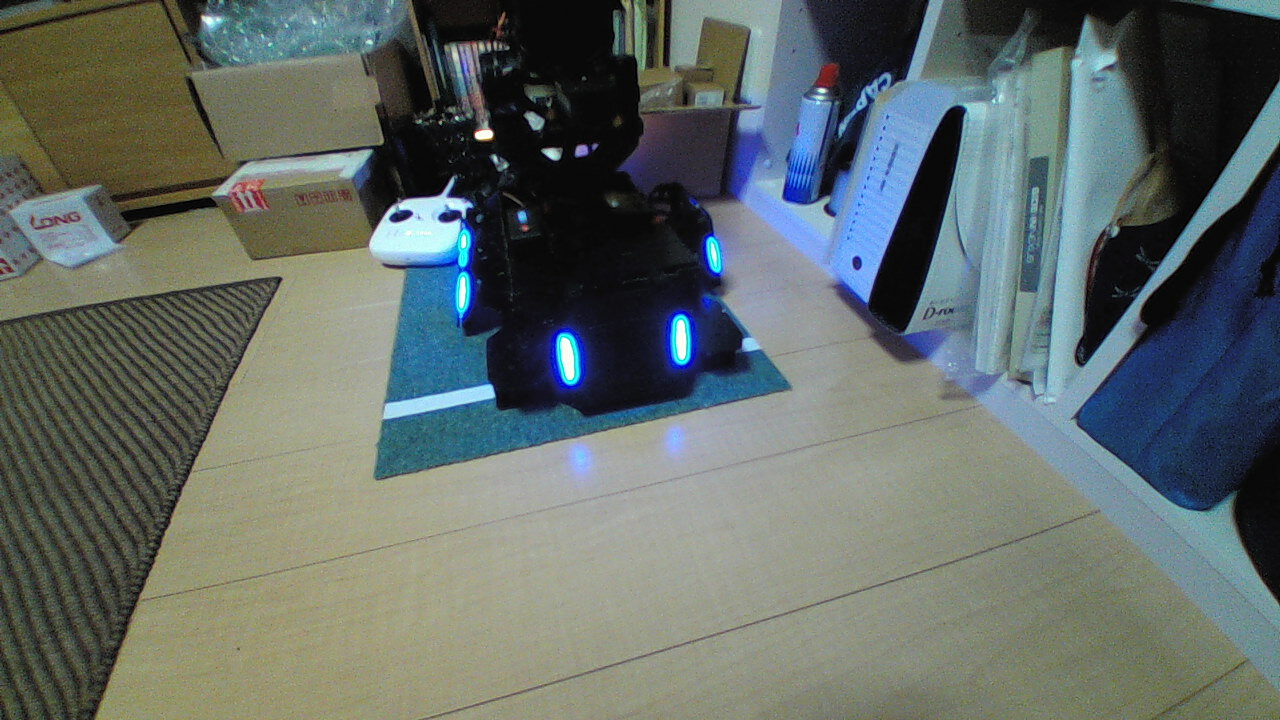
//> input picture CVチェック/input/2019-10-27-211134.jpg, 1280 x 720 px
$ ./Lockon   (built with g++ and OpenCV 4)
//> lines starting //> are read from the running program, lines starting //| are printed output that depends on the picture; after the words box and inside, x2 and y2 are one past the last pixel; in counts of white or black regions, pixels touching at a corner belong together


#include <iostream>
#include <stdio.h>
#include <time.h>

#include <opencv2\opencv.hpp>

#define POINT_DIST(p1,p2) std::sqrt((p1.x-p2.x)*(p1.x-p2.x) + (p1.y-p2.y)*(p1.y-p2.y))

/*  OpenCVの名前空間を使用する  */
using namespace cv;
using namespace std;

// 共通変数
static int NumOfImg; // z方向の画像枚数
static int ImgX;
static int ImgY;
static char file_name[256];
static int base_mode = 0;//機体条件
static int min_light = 30;//最小ライトバーの長さ

static clock_t start;
static clock_t time_end;

static int min_light_delta_h = 12;
static int max_light_delta_h = 450;
static int max_light_delta_v = 50;
static float max_lr_rate = 1.5;
static float max_wh_ratio = 5.2;
static float min_wh_ratio = 1.25;
static float small_armor_wh_threshold = 3.6;
static int bin_cls_thres = 166;
static int target_max_angle = 20;

Mat Org_Img;//元画像
Mat Hsv_Img;//HSV系に変更
Mat Rgb_Img;//RGB系
Mat Mask_Img;//mask後の画像
Mat Mask_Img2;//mask後の画像2
Mat Wise_Img;//論理積
Mat Gray_Img;//グレースケール
Mat Label_Img;//ラベル付け用
Mat Bin_Img;//二値画像(フィルタ後)
Mat Bin_Img2;//二値画像
Mat Result_Img;//ラベル付け画像
Mat stats;
Mat centroids;

cv::Point2f center,center2, p1;

//
struct matched_rect {
	cv::RotatedRect rect;
	float lr_rate;
	float angle_abs;

};

cv::RotatedRect boundingRRect(const cv::RotatedRect& left, const cv::RotatedRect& right) {
	// この関数は、角度を考慮せずに、左右のライトバーをターゲットの回転する四角形に合わせるために使用されます
	const Point& pl = left.center, & pr = right.center;
	Point2f center = (pl + pr) / 2.0;
	//    cv::Size2f wh_l = left.size;
	//    cv::Size2f wh_r = right.size;
		// 这里的目标矩形的height是之前灯柱的width
	double width_l = MIN(left.size.width, left.size.height);
	double width_r = MIN(right.size.width, right.size.height);
	double height_l = MAX(left.size.width, left.size.height);
	double height_r = MAX(right.size.width, right.size.height);
	float width = POINT_DIST(pl, pr) - (width_l + width_r) / 2.0;
	float height = std::max(height_l, height_r);
	//float height = (wh_l.height + wh_r.height) / 2.0;
	float angle = std::atan2(right.center.y - left.center.y, right.center.x - left.center.x);
	return RotatedRect(center, Size2f(width, height), angle * 180 / CV_PI);
}


int main(int argc, char* argv[])
{
	start = clock();//実行時間計測開始
	int loop = 100;


  for (int i = 0; i < loop; i++) {
	float radius;
	//画像赤
	//Org_Img = imread("./input/2019-10-27-211204.jpg", IMREAD_UNCHANGED);
	//画像青
	Org_Img = imread("./input/2019-10-27-211134.jpg", IMREAD_UNCHANGED);
//> Org_Img is the input picture: 720 rows x 1280 cols, CV_8UC3; mean B, G, R 104, 107.6, 98.3

	// 画像が読み込まれなかったらプログラム終了
	if (Org_Img.empty()) return -1;

	Mat element2 = getStructuringElement(MORPH_ELLIPSE, Size(3, 3));

	//HSV
	//cv::cvtColor(Org_Img,Hsv_Img,COLOR_BGR2HSV);
	//RGB
	cv::cvtColor(Org_Img, Rgb_Img, COLOR_BGR2RGB);
	//RGB(GRAY)
	cv::cvtColor(Org_Img, Gray_Img, COLOR_BGR2GRAY);

	// [8 lines of commented-out code are left out]
	cv::inRange(Rgb_Img, cv::Scalar(0, 0, 253, 0), cv::Scalar(255, 255, 255, 0), Mask_Img);
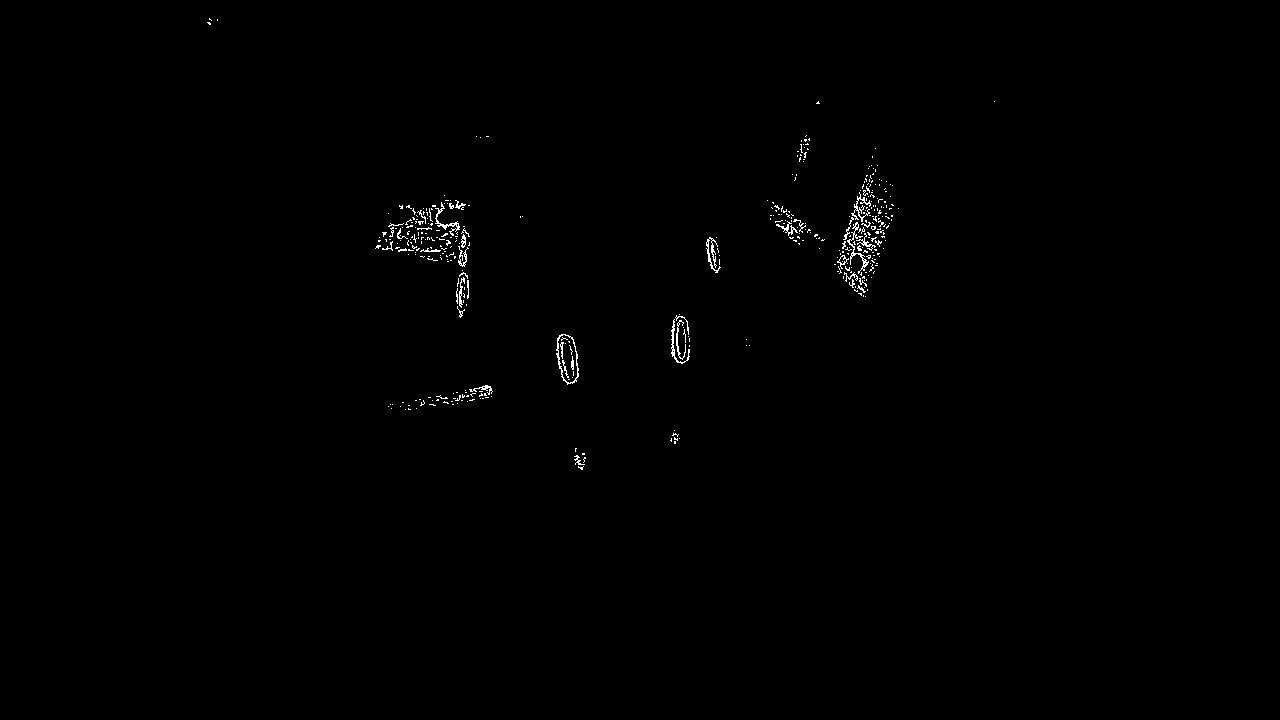
//> Mask_Img: 720 rows x 1280 cols, CV_8UC1; 0.42% white in thin lines or dots, all inside (x1, y1, x2, y2) = (207, 18, 995, 470)


	//GRAYの2値化
	threshold(Gray_Img, Mask_Img2, 190, 255, THRESH_BINARY);
//> Mask_Img2: 720 rows x 1280 cols, CV_8UC1; 0.87% white; 181 white regions (159 under 20 px), largest, box (x1, y1, x2, y2) and area: (369, 187, 470, 258) 3799, (384, 385, 494, 418) 1478, (560, 337, 574, 380) 438

	bitwise_and(Mask_Img, Mask_Img2,Wise_Img);
//> Wise_Img: 720 rows x 1280 cols, CV_8UC1; 0.19% white in thin lines or dots, all inside (x1, y1, x2, y2) = (207, 18, 995, 462)

	// Bin_Img2 = Mask_Img + Mask_Img2;//HSV
	Bin_Img2 = Wise_Img;//RGB

	dilate(Bin_Img2, Bin_Img2, element2);
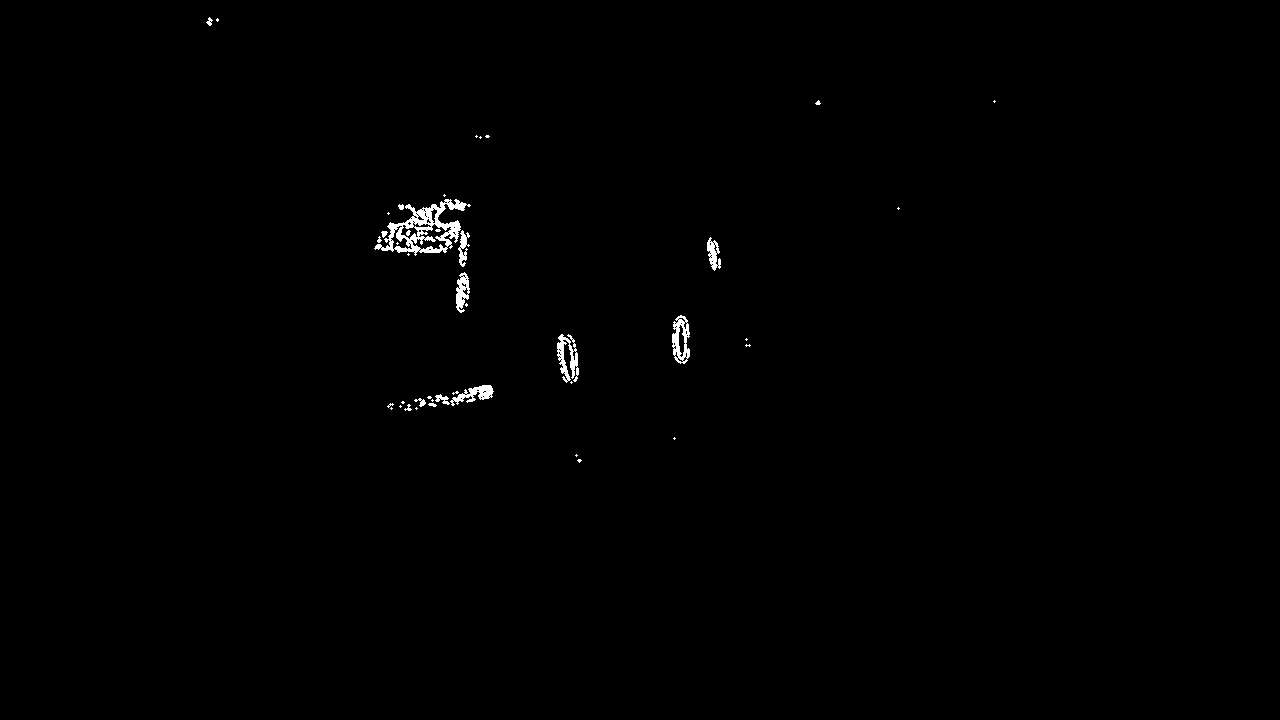
//> Bin_Img2: 720 rows x 1280 cols, CV_8UC1; 0.5% white; 43 white regions (28 under 20 px)

	//中央値フィルタ
	//cv::GaussianBlur(Bin_Img2, Bin_Img ,Size(3,3),0);

	// 輪郭を格納するcontoursにfindContours関数に渡すと輪郭を点の集合として入れてくれる
	std::vector<std::vector<cv::Point>> contours;

	cv::findContours(Bin_Img2, contours, RETR_EXTERNAL, CHAIN_APPROX_NONE);    // 輪郭線を格納
//> contours = 40 contours, 29 with area under 20; largest, box (x1, y1, x2, y2) and area: (374, 199, 471, 256) 2481, (672, 315, 690, 364) 612, (557, 334, 579, 383) 416, (450, 385, 494, 406) 330, (456, 272, 470, 313) 325


	try {

		// 輪郭を直線で近似して、勾配範囲に適合する輪郭を見つけます
		vector<RotatedRect> RectFirstResult;
		for (size_t i = 0; i < contours.size(); ++i) {
			// fit the lamp contour as a eclipse
			RotatedRect rrect = minAreaRect(contours[i]);
			double max_rrect_len = MAX(rrect.size.width, rrect.size.height);
			double min_rrect_len = MIN(rrect.size.width, rrect.size.height);

			/////////////////////////////// 単一のライトバーの条件 //////////////////////////////////////
			// 実際の状況に応じて、角度をわずかに変更する
			bool if1 = (fabs(rrect.angle) < 45.0 && rrect.size.height > rrect.size.width); // 左
			bool if2 = (fabs(rrect.angle) > 60.0 && rrect.size.width > rrect.size.height); // 右
			bool if3 = max_rrect_len > min_light; // ライトバーの最小長
			bool if4;
			if (!base_mode) // ベースを吊るすときの異なる条件
				if4 = (max_rrect_len / min_rrect_len >= 1.1) && (max_rrect_len / min_rrect_len < 15); // ライトバーのアスペクト比
			else
				if4 = (max_rrect_len / min_rrect_len >= 9.9) && (max_rrect_len / min_rrect_len < 30); // ライトバーのアスペクト比
			// 水平で小さすぎる回転長方形をふるいにかけます（元は45で、後で60を追加）
			if ((if1 || if2) && if3 && if4)
			{
				RectFirstResult.push_back(rrect);
				Point2f vertice[4];
				rrect.points(vertice);
				for (int i = 0; i < 4; i++)  // 黄色
					line(Org_Img, vertice[i], vertice[(i + 1) % 4], Scalar(0, 255, 255), 2);
			}
		}
//> this loop made 40 passes
//> (rrect, max_rrect_len, min_rrect_len, if1, if2, if3, if4) on passes 1 to 7: (centre (579, 460), size (2.8, 2.8), angle -45, 2.83, 2.83, false, false, false, false), (centre (576, 455), size (1.4, 1.4), angle -45, 1.41, 1.41, false, false, false, false), (centre (674, 438), size (1.4, 1.4), angle -45, 1.41, 1.41, false, false, false, false), (centre (416, 408), size (1.4, 1.4), angle -45, 1.41, 1.41, false, false, false, false), (centre (391, 408), size (1.4, 1.4), angle -45, 1.41, 1.41, false, false, false, false), (centre (400, 406), size (1.4, 1.4), angle -45, 1.41, 1.41, false, false, false, false), (centre (408, 408), size (7.1, 5.7), angle -45, 7.07, 5.66, false, false, false, true)
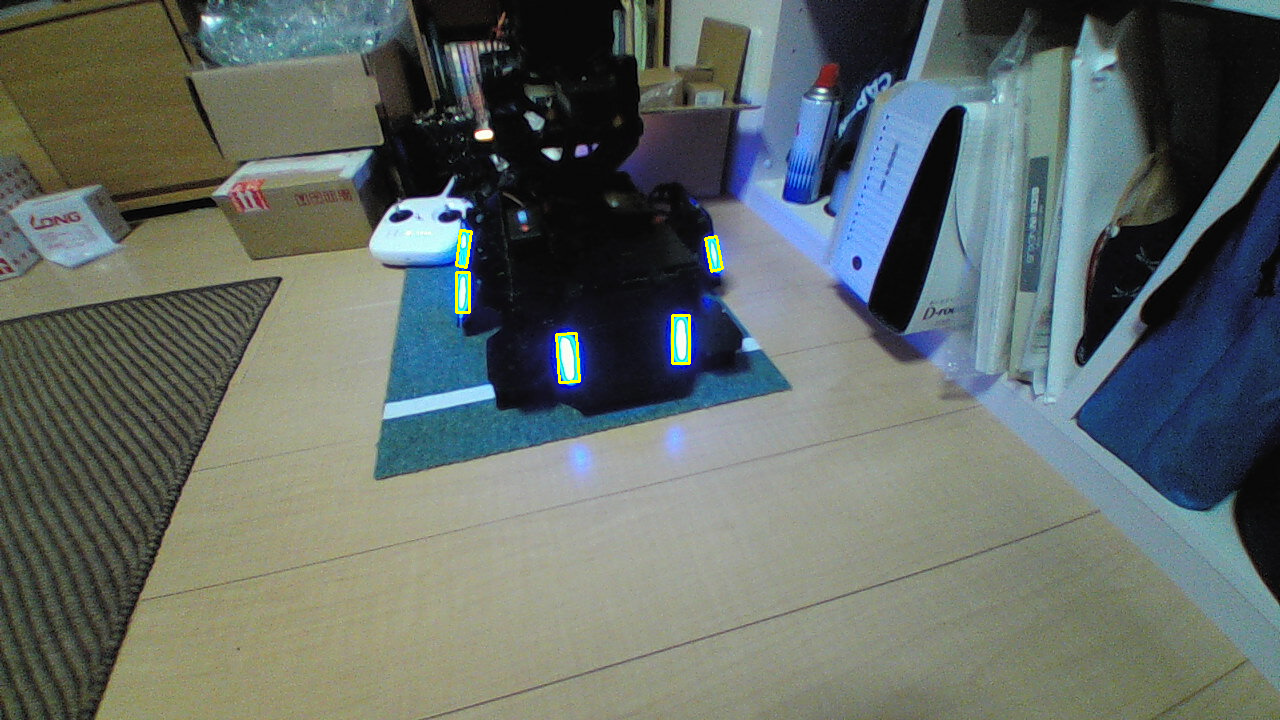
//> Org_Img: 720 rows x 1280 cols, CV_8UC3; 0.18% of pixels changed, all inside (x1, y1, x2, y2) = (455, 229, 724, 384)


		// 2本未満のライトバーは一致しないと見なされます
		if (RectFirstResult.size() < 2) {

		}

		// 回転した長方形を左から右に並べ替えます
		sort(RectFirstResult.begin(), RectFirstResult.end(),
			[](RotatedRect& a1, RotatedRect& a2) {
				return a1.center.x < a2.center.x; });
//> RectFirstResult = 5 RotatedRects (x, y, width, height, angle): [462.5, 292, 40, 13, -90], [463.3, 248.2, 35.68, 10.51, -82.41], [567.2, 357.8, 20.09, 48.23, -3.81], [680.5, 339, 48, 17, -90], [713.5, 253.2, 11.57, 33.14, -11.31]

		Point2f _pt[4], pt[4];
		auto ptangle = [](const Point2f& p1, const Point2f& p2) {
			return fabs(atan2(p2.y - p1.y, p2.x - p1.x) * 180.0 / CV_PI);
		};

		///////////////////////////////////// 一致するライトバーの条件 //////////////////////////////////////////////////////
		//それらを1つずつ比較し、要件を満たしている場合は、ターゲット回転長方形を形成します。
		for (size_t i = 0; i < RectFirstResult.size() - 1; ++i) {
			const RotatedRect& rect_i = RectFirstResult[i];
			const Point& center_i = rect_i.center;
			float xi = center_i.x;
			float yi = center_i.y;
			float leni = MAX(rect_i.size.width, rect_i.size.height);
			float anglei = fabs(rect_i.angle);
			rect_i.points(_pt);
			/*pt
			 * 0 2
			 * 1 3
			 * */
			 // 右に傾いた長いライトバー
			 // rRect.points注文済み，y最小のポイントは0,時計回り1 2 3
			if (anglei > 45.0) {
				pt[0] = _pt[3];
				pt[1] = _pt[0];
			}
			//左に傾いた
			else {
				pt[0] = _pt[2];
				pt[1] = _pt[3];
			}

			for (size_t j = i + 1; j < RectFirstResult.size(); j++) {
				const RotatedRect& rect_j = RectFirstResult[j];
				const Point& center_j = rect_j.center;
				float xj = center_j.x;
				float yj = center_j.y;
				float lenj = MAX(rect_j.size.width, rect_j.size.height);
				float anglej = fabs(rect_j.angle);
				float delta_h = xj - xi;
				float lr_rate = leni > lenj ? leni / lenj : lenj / leni;
				float angleabs;


				rect_j.points(_pt);
				if (anglej > 45.0) {
					pt[2] = _pt[2];
					pt[3] = _pt[1];
				}
				else {
					pt[2] = _pt[1];
					pt[3] = _pt[0];
				}
				double maxangle = MAX(ptangle(pt[0], pt[2]), ptangle(pt[1], pt[3]));
				//std::cout<<"angle:"<<maxangle<<std::endl;
			   // maxangle = 0;
				if (anglei > 45.0 && anglej < 45.0) { // 八字 / \   //
					angleabs = 90.0 - anglei + anglej;
				}
				else if (anglei <= 45.0 && anglej >= 45.0) { // 倒八字 \ /
					angleabs = 90.0 - anglej + anglei;
				}
				else {
					if (anglei > anglej) angleabs = anglei - anglej; // 在同一边
					else angleabs = anglej - anglei;
				}


				// if rectangle is m atch condition, put it in candidate vector
				// lr_rate1.3それは少し小さいですが、壊れた3号車に対処するために増やすことができます
				bool condition1 = delta_h >min_light_delta_h && delta_h < max_light_delta_h;
				bool condition2 = MAX(leni, lenj) >= 113 ? abs(yi - yj) < 166\
					&& abs(yi - yj) < 1.66 * MAX(leni, lenj) :
					abs(yi - yj) < max_light_delta_v\
					&& abs(yi - yj) < 1.2 * MAX(leni, lenj); // && abs(yi - yj) < MIN(leni, lenj)
				bool condition3 = lr_rate < max_lr_rate;
				//                bool condition4 = angleabs < 15 ; // 動きを防止するための大規模なフレームを指摘
				bool condition4;
				// [4 lines of commented-out code are left out]
				//                bool condition5 = sentry_mode ? true : /*maxangle < 20*/true;

					//            bool condition4 = delta_angle < _para.max_light_delta_angle;

				Point text_center = Point((xi + xj) / 2, (yi + yj) / 2);


				if (condition1 && condition2 && condition3) {
					RotatedRect obj_rect = boundingRRect(rect_i, rect_j);
					double w = obj_rect.size.width;
					double h = obj_rect.size.height;
					double wh_ratio = w / h;

					// 基本モードはアスペクト比に制限されません
					if (!base_mode) {
						if (wh_ratio > max_wh_ratio || wh_ratio < min_wh_ratio)
							continue;
					}


					//予備的に一致した構造情報をベクトルvectorにプッシュします
					//match_rects.push_back(matched_rect{ obj_rect, lr_rate, angleabs });
					// for debug use
					Point2f vertice[4];
					obj_rect.points(vertice);
					for (int i = 0; i < 4; i++)
						line(Org_Img, vertice[i], vertice[(i + 1) % 4], Scalar(255, 255, 255), 2);
					cv::circle(Org_Img, text_center, 4, Scalar(0, 255, 0), 2);
				}
			}
		}
//> this loop made 4 passes
//> (rect_i, xi, yi, leni, anglei) on passes 1 to 4: (centre (462.5, 292), size (40, 13), angle -90, 462, 292, 40, 90), (centre (463.3, 248.2), size (35.7, 10.5), angle -82.4, 463, 248, 35.68, 82.41), (centre (567.3, 357.8), size (20.1, 48.2), angle -3.8, 567, 358, 48.23, 3.81), (centre (680.5, 339), size (48, 17), angle -90, 680, 339, 48, 90)
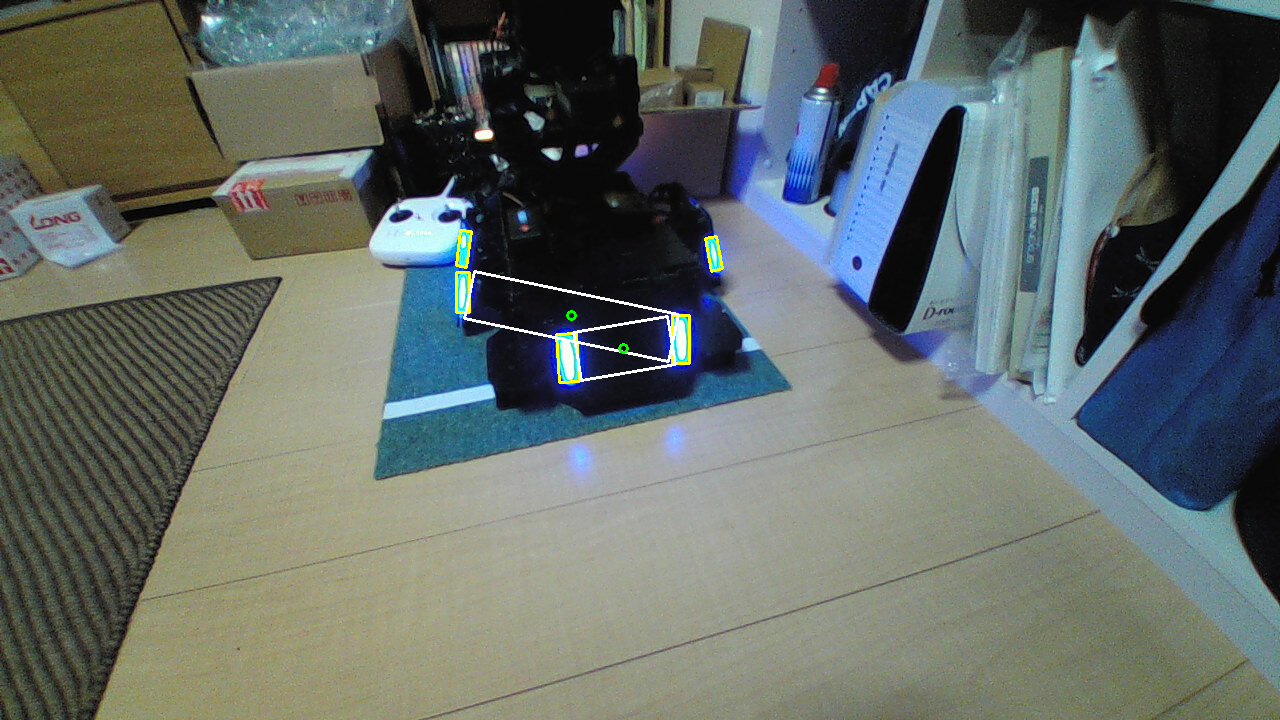
//> Org_Img: 720 rows x 1280 cols, CV_8UC3; 0.26% of pixels changed, all inside (x1, y1, x2, y2) = (463, 270, 680, 382)


	}
	catch (ErrorCallback) {

	}

  }
	 time_end = clock();//実行時間計測終了

	 const double time = static_cast<double>(time_end - start) / CLOCKS_PER_SEC * 1000 / loop;
	 printf("実行時間：%f(fps)\n", 1000/time);


	//結果表示
	cv::namedWindow("Result",WINDOW_AUTOSIZE|WINDOW_FREERATIO);
	cv::imshow("Result", Org_Img);
	cv::imshow("Result2", Bin_Img2);
	cv::waitKey(0);
}
